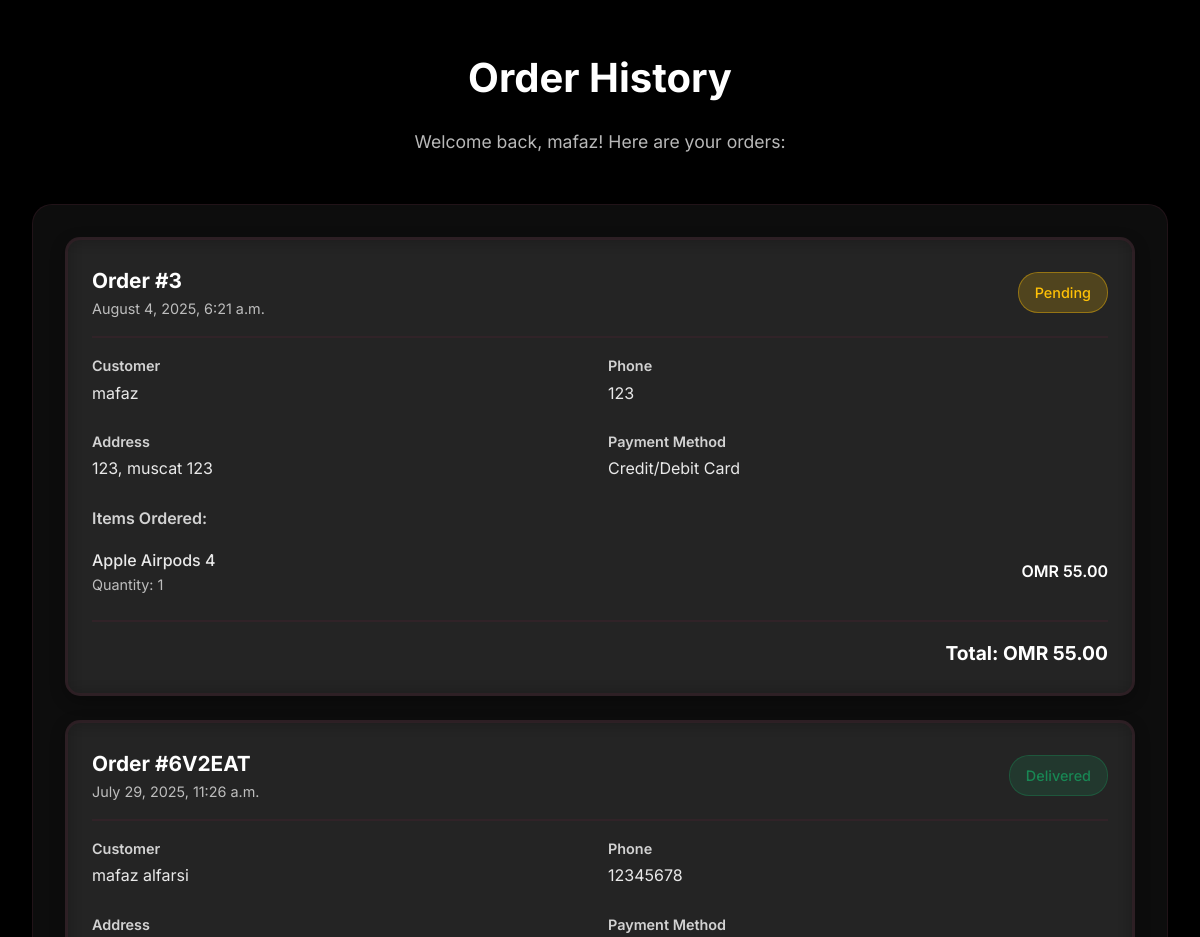
Page /order-history/ (signed in, middle part) on the earlier database version.
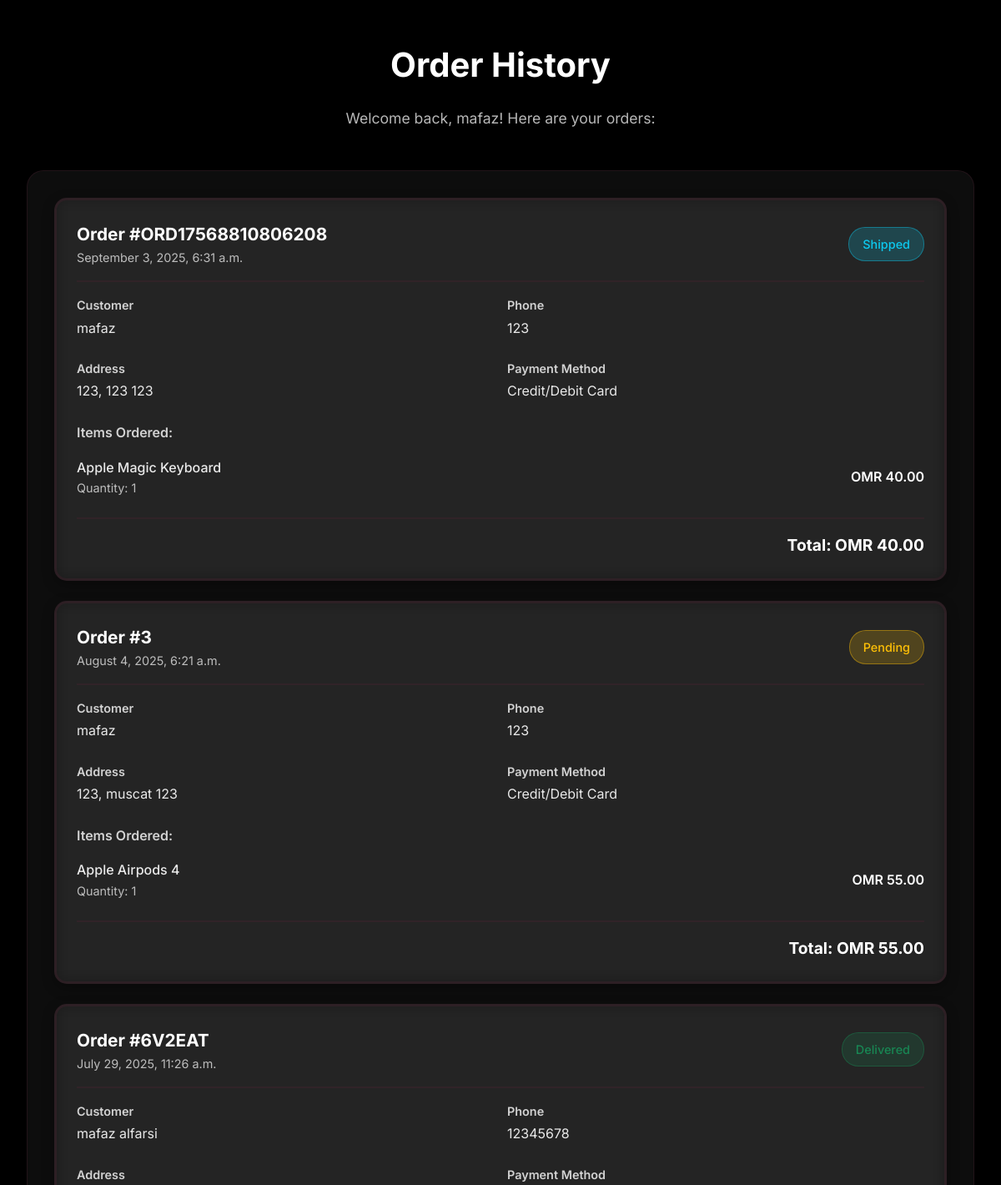
Same page on the later database version.
### shop/models.py (models this page shows, shortened)
class Order(models.Model):
    order_id = models.CharField(max_length=10, unique=True)
    customer_name = models.CharField(max_length=100)
    customer_email = models.CharField(max_length=100, blank=True)
    customer_phone = models.CharField(max_length=20)
    address = models.TextField()
    city = models.CharField(max_length=50)
    postal_code = models.CharField(max_length=10)
    order_date = models.DateTimeField(auto_now_add=True)
    total_amount = models.DecimalField(max_digits=10, decimal_places=2)
    delivery_fee = models.DecimalField(max_digits=10, decimal_places=2)
    payment_method = models.CharField(max_length=50, default='Credit/Debit Card')
    status = models.CharField(max_length=20, default='Pending')
    class Meta:
        verbose_name_plural = "Orders"

class OrderItem(models.Model):
    order = models.ForeignKey(Order, on_delete=models.CASCADE, related_name='items')
    product_name = models.CharField(max_length=200)
    product_id = models.IntegerField(help_text="Product ID from the Product model", null=True, blank=True)
    quantity = models.IntegerField()
    price = models.DecimalField(max_digits=10, decimal_places=2)
    class Meta:
        verbose_name_plural = "Order Items"

### shop/views.py (the view, shortened to what this page needs)
# urls.py: path('order-history/', views.order_history, name='order_history'),
def order_history(request):
    if not request.session.get('is_logged_in') and not request.session.get('is_admin'):
        return redirect('login')
    username = request.session.get('username')
    customer_email = request.session.get('customer_email')
    customer_phone = request.session.get('customer_phone')
    thawani_order_id = request.session.get('thawani_order_id') or request.session.get('last_order_id')
    from django.db.models import Q
    query = Q()
    if username:
        query |= Q(customer_name__icontains=username)
        query |= Q(customer_email__icontains=username)
    if customer_email:
        query |= Q(customer_email__iexact=customer_email)
    if customer_phone:
        query |= Q(customer_phone__iexact=customer_phone)
    orders = Order.objects.filter(query).order_by('-order_date') if query else Order.objects.none()
    if thawani_order_id:
        try:
            recent = Order.objects.filter(order_id=thawani_order_id)
            orders = (orders | recent).distinct().order_by('-order_date')
        except Order.DoesNotExist:
            pass
    if not orders.exists():
        orders = Order.objects.all().order_by('-order_date')[:20]
    categories = Category.objects.filter(parent__isnull=True)
    try:
        user, created = User.objects.get_or_create(username=username)
        saved_addresses = SavedAddress.objects.filter(user=user).order_by('-is_primary', '-created_at')
        saved_cards = SavedPaymentMethod.objects.filter(user=user).order_by('-is_primary', '-created_at')
    except:
        saved_addresses = []
        saved_cards = []
    return render(request, 'shop/order_history.html', {
        'orders': orders,
        'categories': categories,
        'username': username,
        'saved_addresses': saved_addresses,
        'saved_cards': saved_cards
    })

### shop/context_processors.py (called while the page is built)
def cart_quantity(request):
    cart = request.session.get('cart', {})
    cart_quantity = sum(cart.values()) if cart else 0
    return {'cart_quantity': cart_quantity}

### shop/templates/shop/order_history.html (shortened to what this page needs)
{% extends 'shop/base.html' %}
{% block content %}
<div class="container">
        <div class="page-header">
            <h1 class="page-title">Order History</h1>
            <p class="page-subtitle">Welcome back, {{ username }}! Here are your orders:</p>
        </div>
        <div class="orders-container">
            {% if orders %}
                {% for order in orders %}
                    <div class="order-card">
                        <div class="order-header">
                            <div>
                                <div class="order-id">Order #{{ order.order_id }}</div>
                                <div class="order-date">{{ order.order_date|date:"F j, Y, g:i a" }}</div>
                            </div>
                            <div class="order-status status-{{ order.status|lower }}">
                                {{ order.status }}
                            </div>
                        </div>
                        <div class="order-details">
                            <div class="detail-group">
                                <div class="detail-label">Customer</div>
                                <div class="detail-value">{{ order.customer_name }}</div>
                            </div>
                            <div class="detail-group">
                                <div class="detail-label">Phone</div>
                                <div class="detail-value">{{ order.customer_phone }}</div>
                            </div>
                            <div class="detail-group">
                                <div class="detail-label">Address</div>
                                <div class="detail-value">{{ order.address }}, {{ order.city }} {{ order.postal_code }}</div>
                            </div>
                            <div class="detail-group">
                                <div class="detail-label">Payment Method</div>
                                <div class="detail-value">{{ order.payment_method }}</div>
                            </div>
                        </div>
                        <div class="order-items">
                            <div class="items-title">Items Ordered:</div>
                            {% for item in order.items.all %}
                                <div class="item">
                                    <div>
                                        <div class="item-name">{{ item.product_name }}</div>
                                        <div class="item-details">Quantity: {{ item.quantity }}</div>
                                    </div>
                                    <div class="item-price">OMR {{ item.price }}</div>
                                </div>
                            {% endfor %}
                        </div>
                        <div class="order-total">
                            <div class="total-amount">Total: OMR {{ order.total_amount }}</div>
                        </div>
                    </div>
                {% endfor %}
            {% else %}
                <div class="no-orders">
                    <h3>No Orders Yet</h3>
                    <p>You haven't placed any orders yet. Start shopping to see your order history here!</p>
                    <a href="{% url 'all_products' %}" class="shop-now-btn">Start Shopping</a>
                </div>
            {% endif %}
        </div>
    </div>
{% endblock %}

Differences in the rows shown:
added Order: order_id "ORD17568810806208", order_date "September 3, 2025, 6:31 a.m.", status "Shipped", customer_name "mafaz", customer_phone "123", address "123", city "123", postal_code "123", payment_method "Credit/Debit Card", total_amount "40.00"
added OrderItem: product_name "Apple Magic Keyboard", quantity "1", price "40.00", shown under "ORD17568810806208"
